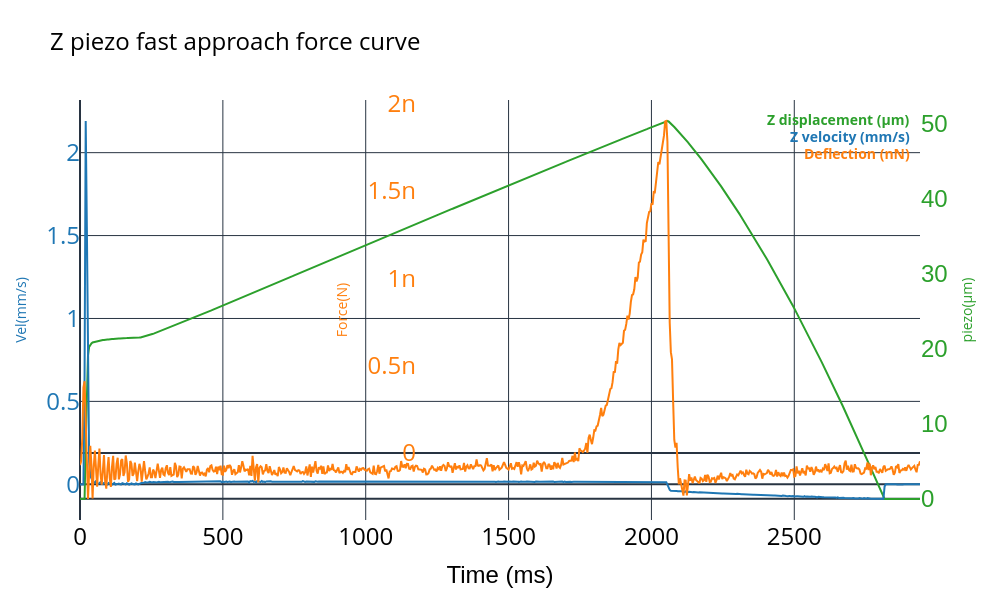

Notebook source saved alongside this figure:
### Code cell
import plotly.graph_objects as go
import plotly.io as pio

pio.templates.default = 'plotly_dark'  # or try 'ggplot2', 'seaborn', etc.
print(pio.templates)


colors = ['#1f77b4', '#2ca02c', '#ff7f0e']

color2_z_velocity = colors[0]
color1_piezo_displacement = colors[1] 
def_color = colors[2]

# color2_z_velocity = 'blue'
# color1_piezo_displacement = 'red'
# def_color = 'green'



font = 'Helvetica'
xfontSize = 24
yfontSize = 24

fig = go.Figure()

# Plot Piezo vs time
fig.add_trace(go.Scatter(
    x=time_s[::100],
    y=piezo_um[::100],
    mode='lines',
    name='Z piezo(µm)',
    yaxis='y1',  # Link to the first y-axis
    line=dict(color=color1_piezo_displacement, width=2)  # Change color and width of the line
))


# Plot piezo derive  vs time
fig.add_trace(go.Scatter(
    x=time_s[::100],
    y=deriv_piezo_smooth[::100]*1e-3,
    mode='lines',
    name='Z vel(mm/s)',
    yaxis='y2',  # Link to the second y-axis
    line=dict(color=color2_z_velocity, width=2)  # Change color and width of the line
))

# Plot piezo vs time
fig.add_trace(go.Scatter(
    x=time_s[::100],
    y=deflection_zero_uN[::100],
    mode='lines',
    name='Force (µN)',
    yaxis='y3',  # Link to the second y-axis
    line=dict(color=def_color, width=2)  # Change color and width of the line
))

fig.update_layout(
    title='Z piezo fast approach force curve',
    title_font=dict(size=24, color='black'), 
    showlegend=False,   # Set title font properties
    # xaxis=dict(
    #     title='Time (ms)',
    #     showgrid=True,  # Remove x-axis grid
    #     color = 'black'
    # ),

    xaxis=dict(
        title=dict(
            text='Time (ms)',
            font=dict(size=xfontSize, family=font)  # Set x-axis title font properties
        ),
        showgrid=True,  # Remove x-axis grid
        color='black',  # Set x-axis text color to black
        tickfont=dict(size=24)  # Set x-axis tick font size
        ),
    # legend=dict(
    #     x=0.5,         # horizontal position (0 = far left, 1 = far right)
    #     y=1.1,         # vertical position (0 = bottom, 1 = top)
    #     xanchor="center",  # anchor relative to x (options: "left", "center", "right")
    #     yanchor="bottom",  # anchor relative to y (options: "top", "middle", "bottom")
    #     orientation="h",   # "h" for horizontal, "v" for vertical
    #     bgcolor="rgba(255,255,255,0.5)",  # optional: semi-transparent white background
    #     bordercolor="black",
    #     borderwidth=1
    # ),
    yaxis=dict(
        title='piezo(µm)',
        tickformat='1.f',
        side='right',
        showgrid=False,  # Remove y-axis grid
        color=color1_piezo_displacement,  # Change color 
        # change font size 
        tickfont= dict(size=24, family = font)  # Set y-axis tick font size
        
    ),
    yaxis2=dict(
        title='Vel(mm/s)',
        overlaying='y',
        side='left',
        showgrid=True,  # Remove secondary y-axis grid
        color=color2_z_velocity, # Change color and width of the line
        position= 0.0,
        tickfont= dict(size=24)  # Set y-axis tick font size

    ),
    yaxis3=dict(
        title='Force(N)',
        overlaying='y',
        side='left',
        showgrid=False,  # Remove secondary y-axis grid
        color=def_color, # Change color and width of the line
        position= 0.4,
        tickfont= dict(size=24)  # Set y-axis tick font size

    ),
    legend=dict(
        x=0.99, y=0.99,
        font= dict(color='black', size=24),  # Set legend font color to black
        # hide legend
        
        
        
        ),
    width=1000,
    height=600,
    # paper_bgcolor='black',  # Black background
    # plot_bgcolor='black'    # Black plot area
    paper_bgcolor='rgba(0,0,0,0)',  # Transparent background
    plot_bgcolor='rgba(0,0,0,0)'    # Transparent plot area
)
alignment = 'right'
x_legend = 0.99
fig.add_annotation(
    xref='paper', yref='paper',
    x=x_legend, y=0.98,
    showarrow=False,
    text="<b><span style='color:#2ca02c''>Z displacement (µm)</span></b>",
    font=dict(size=14),
    align=alignment,
)

fig.add_annotation(
    xref='paper', yref='paper',
    x=x_legend, y=0.94,
    showarrow=False,
    text="<b><span style='color:#1f77b4'>Z velocity (mm/s)</span></b>",
    font=dict(size=14),
    align=alignment,
)

fig.add_annotation(
    xref='paper', yref='paper',
    x=x_legend, y=0.90,
    showarrow=False,
    text="<b><span style='color:#ff7f0e'>Deflection (nN)</span></b>",
    font=dict(size=14),
    align=alignment,
)

fig.show()

### Figure 1 — Plotly figure (JSON) as saved in the notebook; plotly's stock layout.template omitted (floating-point values rounded to 4 significant figures; data arrays with more than 128 entries replaced by an {"elided": "..."} marker saying what was removed)
{"data": [{"line": {"color": "#2ca02c", "width": 2}, "mode": "lines", "name": "Z piezo(µm)", "type": "scatter", "x": {"elided": "736 float values"}, "y": {"elided": "736 float values"}, "yaxis": "y"}, {"line": {"color": "#1f77b4", "width": 2}, "mode": "lines", "name": "Z vel(mm/s)", "type": "scatter", "x": {"elided": "736 float values"}, "y": {"elided": "736 float values"}, "yaxis": "y2"}, {"line": {"color": "#ff7f0e", "width": 2}, "mode": "lines", "name": "Force (µN)", "type": "scatter", "x": {"elided": "736 float values"}, "y": {"elided": "736 float values"}, "yaxis": "y3"}], "layout": {"annotations": [{"align": "right", "font": {"size": 14}, "showarrow": false, "text": "<b><span style='color:#2ca02c''>Z displacement (µm)</span></b>", "x": 0.99, "xref": "paper", "y": 0.98, "yref": "paper"}, {"align": "right", "font": {"size": 14}, "showarrow": false, "text": "<b><span style='color:#1f77b4'>Z velocity (mm/s)</span></b>", "x": 0.99, "xref": "paper", "y": 0.94, "yref": "paper"}, {"align": "right", "font": {"size": 14}, "showarrow": false, "text": "<b><span style='color:#ff7f0e'>Deflection (nN)</span></b>", "x": 0.99, "xref": "paper", "y": 0.9, "yref": "paper"}], "height": 600, "legend": {"font": {"color": "black", "size": 24}, "x": 0.99, "y": 0.99}, "paper_bgcolor": "rgba(0,0,0,0)", "plot_bgcolor": "rgba(0,0,0,0)", "showlegend": false, "title": {"font": {"color": "black", "size": 24}, "text": "Z piezo fast approach force curve"}, "width": 1000, "xaxis": {"color": "black", "showgrid": true, "tickfont": {"size": 24}, "title": {"font": {"family": "Helvetica", "size": 24}, "text": "Time (ms)"}}, "yaxis": {"color": "#2ca02c", "showgrid": false, "side": "right", "tickfont": {"family": "Helvetica", "size": 24}, "tickformat": "1.f", "title": {"text": "piezo(µm)"}}, "yaxis2": {"color": "#1f77b4", "overlaying": "y", "position": 0, "showgrid": true, "side": "left", "tickfont": {"size": 24}, "title": {"text": "Vel(mm/s)"}}, "yaxis3": {"color": "#ff7f0e", "overlaying": "y", "position": 0.4, "showgrid": false, "side": "left", "tickfont": {"size": 24}, "title": {"text": "Force(N)"}}}}
